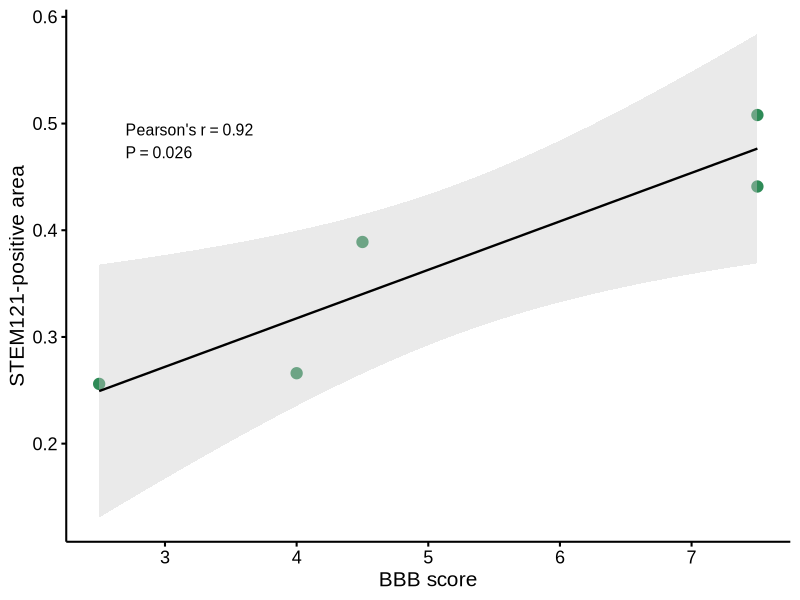

This figure's R source:
# =========================
# BBB vs STEM121 correlation
# =========================

# 必要パッケージ
library(ggplot2)

# データ入力
df <- data.frame(
  Animal = c("Purple3", "Purple4", "Purple6", "Purple8", "Black8"),
  BBB = c(7.5, 7.5, 4.0, 4.5, 2.5),
  STEM121 = c(0.441, 0.508, 0.266, 0.389, 0.256)
)

# 相関解析
pearson <- cor.test(df$BBB, df$STEM121, method = "pearson")
spearman <- cor.test(df$BBB, df$STEM121, method = "spearman", exact = FALSE)

# 結果確認
pearson
spearman

# Figure内に表示するテキスト
label_text <- paste0(
  "Pearson's r = ", round(pearson$estimate, 2),
  "\nP = ", signif(pearson$p.value, 2)
)

# Figure作成
p <- ggplot(df, aes(x = BBB, y = STEM121)) +
  geom_point(size = 3.5, color = "#2E8B57") +
  geom_smooth(
    method = "lm",
    se = TRUE,
    color = "black",
    fill = "grey80",
    linewidth = 0.8
  ) +
  annotate(
    "text",
    x = 2.7,
    y = 0.50,
    label = label_text,
    hjust = 0,
    vjust = 1,
    size = 4,
    family = "Arial"
  ) +
  labs(
    x = "BBB score",
    y = "STEM121-positive area"
  ) +
  theme_classic(base_family = "Arial", base_size = 14) +
  theme(
    axis.title = element_text(size = 15),
    axis.text = element_text(size = 13, color = "black"),
    axis.line = element_line(linewidth = 0.7, color = "black"),
    axis.ticks = element_line(linewidth = 0.7, color = "black"),
    plot.title = element_blank()
  )

# 表示
p
